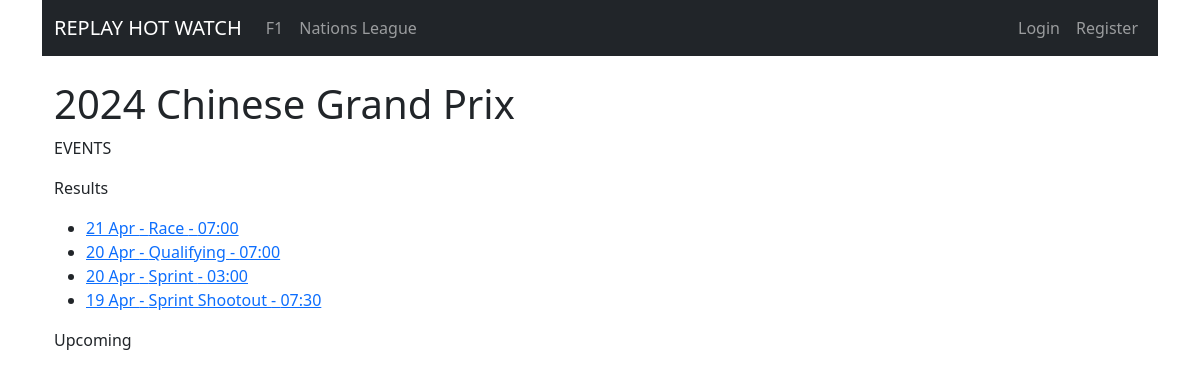
/core/event_list/282/, run on the app's committed database.
### core/models.py (models this page shows, shortened)
class Competition(models.Model):
    league = models.CharField(max_length=255, default="")
    name = models.CharField(max_length=255)
    date = models.DateField()

class Event(models.Model):
    event_list = models.ForeignKey(Competition, on_delete=models.CASCADE, related_name='events')
    event_type = models.CharField(max_length=50)  # e.g., 'race', 'qualifying', 'sprint', 'sprint shootout', 'match'.
    date_time = models.DateTimeField()
    idEvent = models.CharField(max_length=255, default="")
    video_id = models.CharField(max_length=255, default="")
    finished = models.BooleanField(default=False)

### core/views.py (the view)
# urls.py: path('event_list/<int:competition_id>/', views.event_list, name='event_list'),
def event_list(request, competition_id):
    competition = get_object_or_404(Competition, id=competition_id)
    upcoming_events = Event.objects.filter(event_list=competition, date_time__gt=datetime.now()).order_by('-date_time')
    past_events = Event.objects.filter(event_list=competition, date_time__lt=datetime.now()).order_by('-date_time')
    return render(request, 'core/event_list.html', {'upcoming_events': upcoming_events, 'past_events': past_events, 'competition': competition})

### core/templates/core/event_list.html (shortened to what this page needs)
{% extends 'base_menu.html' %}
{% block content %}
<div class="container">
    <div>
        <br>
        <h1>{{ competition.date|date:"Y" }} {{ competition.name }}</h1>
        <p>EVENTS</p>
        <div class="events-container">
            <p>Results</p>
            <ul>
                {% for event in past_events %}
                    <li><a href="{% url 'core:event' event.id %}">{{ event.date_time|date:"j M" }} - {{ event.event_type|title }} - {{ event.date_time|time:"H:i" }}</a></li>
                {% endfor %}
            </ul>
        </div>
        <div class="events-container">
            <p>Upcoming</p>
        </div>
    </div>
</div>
{% endblock %}

### home/templates/base_menu.html (shortened to what this page needs)
{% extends "base_bootstrap.html" %}
{% block navbar %}
<nav class="navbar navbar-expand-lg navbar-dark bg-dark">
    <div class="container-fluid">
        <a class="navbar-brand" href="{% url 'home' %}">REPLAY HOT WATCH</a>
        <div class="collapse navbar-collapse" id="navbarNav">
            <ul class="navbar-nav">
                <li class="nav-item {% if request.get_full_path == f1 %}active{% endif %}">
                    <a class="nav-link" href="{% url 'core:competition_schedule' %}?league=Formula 1">F1</a>
                </li>
                <li class="nav-item {% if request.get_full_path == nations %}active{% endif %}">
                    <a class="nav-link" href="{% url 'core:competition_schedule' %}?league=UEFA Nations League">Nations League</a>
                </li>
            </ul>
            <ul class="navbar-nav ms-auto">
                {% if user.is_authenticated %}
                    <li class="nav-item">
                        <a class="nav-link" href="#">Hi {{ user.username }}</a>
                    </li>
                    <li class="nav-item">
                        <a class="nav-link" href="{% url 'core:logout' %}?next={{ request.path }}">Logout</a>
                    </li>
                {% else %}
                    <li class="nav-item">
                        <a class="nav-link" href="{% url 'core:login' %}?next={{ request.path }}">Login</a>
                    </li>
                    <li class="nav-item">
                        <a class="nav-link" href="{% url 'core:register' %}?next={{ request.path }}">Register</a>
                    </li>
                {% endif %}
            </ul>
        </div>
    </div>
</nav>
{% endblock %}

### home/templates/base_bootstrap.html (shortened to what this page needs)
<!DOCTYPE html>
<html lang="en">
<head>
    <link rel="stylesheet" href="https://cdnjs.cloudflare.com/ajax/libs/bootstrap/5.3.0/css/bootstrap.min.css">
    <link rel="stylesheet" href="https://code.jquery.com/ui/1.12.1/themes/ui-lightness/jquery-ui.css">
    <link rel="stylesheet" href="https://cdnjs.cloudflare.com/ajax/libs/font-awesome/5.15.4/css/all.min.css">
</head>
<body>
<div class="container">
    {% block navbar %} {% endblock %}
    {% block content %}
    {% endblock %}
</div>
</body>
</html>

### data on the page
Competition: date "2024", name "Chinese Grand Prix"
Event: date_time "21 Apr", event_type "Race", date_time "07:00"
Event: date_time "20 Apr", event_type "Qualifying", date_time "07:00"
Event: date_time "20 Apr", event_type "Sprint", date_time "03:00"
Event: date_time "19 Apr", event_type "Sprint Shootout", date_time "07:30"
